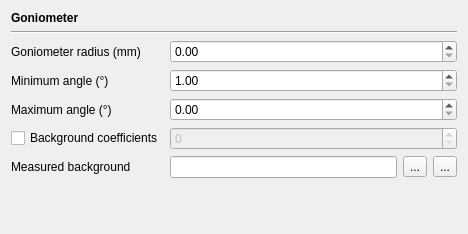
<?xml version="1.0" encoding="UTF-8"?>
<ui version="4.0">
 <class>OpticsConfigPageGonioForm</class>
 <widget class="QWidget" name="OpticsConfigPageGonioForm">
  <property name="geometry">
   <rect>
    <x>0</x>
    <y>0</y>
    <width>468</width>
    <height>234</height>
   </rect>
  </property>
  <property name="windowTitle">
   <string>Form</string>
  </property>
  <layout class="QGridLayout" name="gridLayout">
   <item row="0" column="0">
    <widget class="QLabel" name="label">
     <property name="font">
      <font>
       <weight>75</weight>
       <bold>true</bold>
      </font>
     </property>
     <property name="text">
      <string>Goniometer</string>
     </property>
    </widget>
   </item>
   <item row="1" column="0" colspan="2">
    <widget class="Line" name="line">
     <property name="orientation">
      <enum>Qt::Horizontal</enum>
     </property>
    </widget>
   </item>
   <item row="2" column="0">
    <widget class="QLabel" name="label_2">
     <property name="text">
      <string>Goniometer radius (mm)</string>
     </property>
    </widget>
   </item>
   <item row="2" column="1">
    <widget class="QDoubleSpinBox" name="doubleSpinBoxRadius">
     <property name="toolTip">
      <string>R</string>
     </property>
     <property name="maximum">
      <double>9999.000000000000000</double>
     </property>
    </widget>
   </item>
   <item row="3" column="0">
    <widget class="QLabel" name="label_3">
     <property name="text">
      <string>Minimum angle (°)</string>
     </property>
    </widget>
   </item>
   <item row="3" column="1">
    <widget class="QDoubleSpinBox" name="doubleSpinBoxWMin">
     <property name="toolTip">
      <string>WMIN</string>
     </property>
     <property name="minimum">
      <double>1.000000000000000</double>
     </property>
     <property name="maximum">
      <double>180.000000000000000</double>
     </property>
    </widget>
   </item>
   <item row="4" column="0">
    <widget class="QLabel" name="label_4">
     <property name="text">
      <string>Maximum angle (°)</string>
     </property>
    </widget>
   </item>
   <item row="4" column="1">
    <widget class="QDoubleSpinBox" name="doubleSpinBoxWMax">
     <property name="toolTip">
      <string>WMAX</string>
     </property>
     <property name="maximum">
      <double>180.000000000000000</double>
     </property>
    </widget>
   </item>
   <item row="5" column="0">
    <widget class="QCheckBox" name="checkBoxRU">
     <property name="text">
      <string>Background coefficients</string>
     </property>
    </widget>
   </item>
   <item row="5" column="1">
    <widget class="QSpinBox" name="spinBoxRU">
     <property name="enabled">
      <bool>false</bool>
     </property>
     <property name="toolTip">
      <string>RU</string>
     </property>
     <property name="maximum">
      <number>20</number>
     </property>
    </widget>
   </item>
   <item row="6" column="0">
    <widget class="QLabel" name="labelUNT">
     <property name="text">
      <string>Measured background</string>
     </property>
    </widget>
   </item>
   <item row="6" column="1">
    <layout class="QHBoxLayout" name="horizontalLayout">
     <item>
      <widget class="QLineEdit" name="lineEditUNT"/>
     </item>
     <item>
      <widget class="QToolButton" name="toolButtonUNTload">
       <property name="toolTip">
        <string>Load background scan</string>
       </property>
       <property name="text">
        <string>...</string>
       </property>
       <property name="icon">
        <iconset theme="profex-document-add"/>
       </property>
      </widget>
     </item>
     <item>
      <widget class="QToolButton" name="toolButtonUNTclear">
       <property name="toolTip">
        <string>Clear background scan</string>
       </property>
       <property name="text">
        <string>...</string>
       </property>
       <property name="icon">
        <iconset theme="profex-document-close"/>
       </property>
      </widget>
     </item>
    </layout>
   </item>
   <item row="7" column="0" colspan="2">
    <spacer name="verticalSpacer">
     <property name="orientation">
      <enum>Qt::Vertical</enum>
     </property>
     <property name="sizeHint" stdset="0">
      <size>
       <width>20</width>
       <height>40</height>
      </size>
     </property>
    </spacer>
   </item>
  </layout>
 </widget>
 <resources/>
 <connections>
  <connection>
   <sender>checkBoxRU</sender>
   <signal>toggled(bool)</signal>
   <receiver>spinBoxRU</receiver>
   <slot>setEnabled(bool)</slot>
   <hints>
    <hint type="sourcelabel">
     <x>159</x>
     <y>151</y>
    </hint>
    <hint type="destinationlabel">
     <x>288</x>
     <y>154</y>
    </hint>
   </hints>
  </connection>
 </connections>
</ui>
